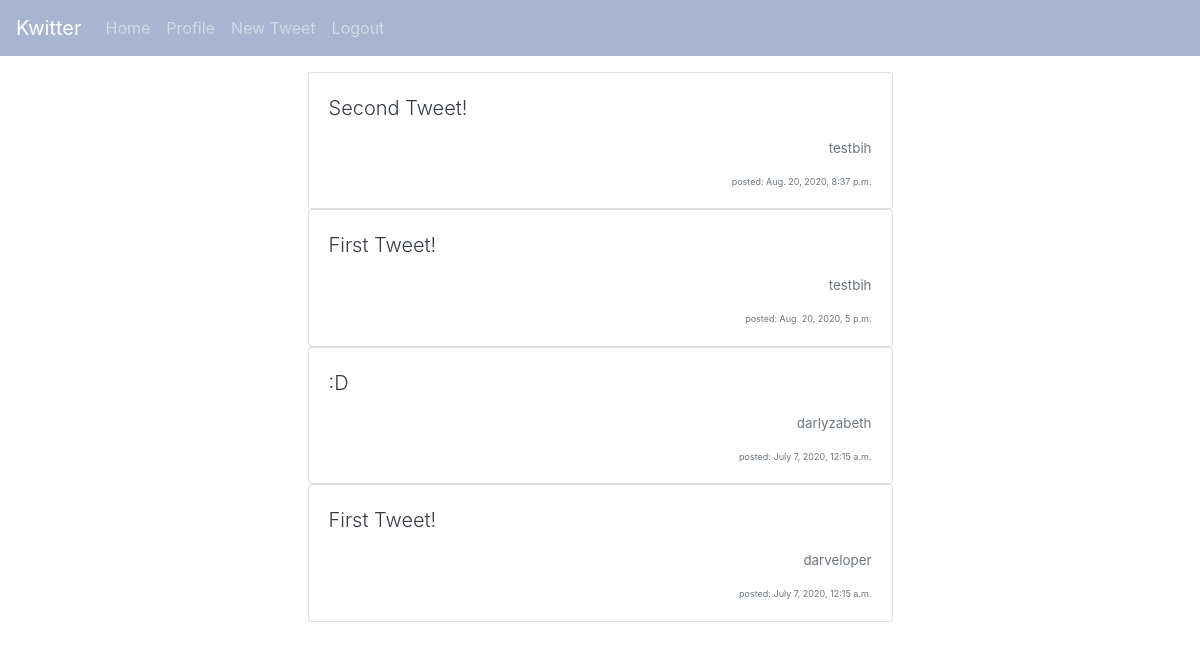
Page /home/ (signed in) on the committed database.
### tweet/models.py (models this page shows)
class Tweet(models.Model):
    author = models.ForeignKey(CustomUser, default=None, on_delete=models.CASCADE)
    text = models.CharField(max_length=140)
    post_date = models.DateTimeField(default=timezone.now)
    def __str__(self):
        return self.text

### twitteruser/models.py (models this page shows, shortened)
class CustomUser(AbstractBaseUser):
    email = models.EmailField(
        verbose_name='email address',
        max_length=255,
        unique=True
    )
    username = models.CharField(
        verbose_name='username',
        max_length=100,
        unique=True
    )
    followers = models.ManyToManyField('self', symmetrical=False, related_name='user_followers')
    following = models.ManyToManyField('self', symmetrical=False, related_name='user_following')
    active = models.BooleanField(default=True)
    staff = models.BooleanField(default=False)
    admin = models.BooleanField(default=False)
    USERNAME_FIELD = 'username'
    REQUIRED_FIELDS = ['email']
    @property
    def is_active(self):
        return self.active
    objects = UserManager()

### twitteruser/views.py (the view)
# urls.py: path('home/', index, name='home'),
@login_required(login_url='/login')
def index(request):
    user = CustomUser.objects.get(id=request.user.id)
    tweets = Tweet.objects.all().order_by("-post_date")
    notifications = Notification.objects.filter(receiver=request.user)
    return render(request, 'index.html', {'tweets': tweets, 'notifications': notifications})

### twitteruser/templates/index.html (shortened to what this page needs)
{% extends 'base.html'%}
{% block content %}
    <div class="container-fluid">
    {% for tweet in tweets %}
    <center>
    <div id="tweet-card" class="card">
        <div class="card-body">
            <p><a class="lead text-dark" href='/tweet/{{tweet.id}}'>{{tweet}}</a></p>
            <p id="tweet-author" class="text-right"><a class="text-muted" href="/user/{{tweet.author.id}}">{{tweet.author.username}}</a></p>
            <span id="tweet-date" class="text-right"><footer class="text-muted">posted: {{tweet.post_date}}</footer></span>
        </div>
    </div>
    </center>
    {% endfor %}
</div>
{% endblock %}

### twitteruser/static/css/twitter.css (style rules this page uses)
body, html { height: 100%; background-image: url("https://preppywallpapers.com/wp-content/uploads/2018/08/Pastel-iPhone-Wallpaper-1.jpg"); height: 100%; background-position: center; background-repeat: no-repeat; background-size: cover; }
.card { color: #1d1238; }
#tweet-card { width: 50%; text-align: left; }
#tweet-author { font-size: smaller; }
#tweet-date { font-size: xx-small; }

### rows in the picture
Tweet: text "Second Tweet!", author.username "testbih", post_date "Aug. 20, 2020, 8:37 p.m."
Tweet: text "First Tweet!", author.username "testbih", post_date "Aug. 20, 2020, 5 p.m."
Tweet: text ":D", author.username "darlyzabeth", post_date "July 7, 2020, 12:15 a.m."
Tweet: text "First Tweet!", author.username "darveloper", post_date "July 7, 2020, 12:15 a.m."
